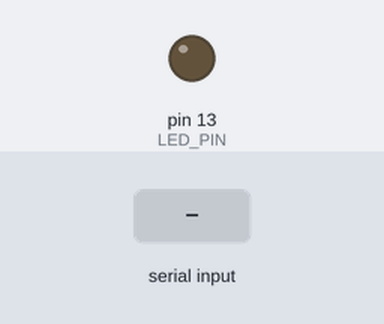
Simulated run of this sketch. Board: Arduino Uno, built with avr-gcc and run on an emulated ATmega328P. On the bench: output pins drawn as LEDs (lit = HIGH). The inputs (shaded band) are chosen by the test bench.

Above: at 1.2 s.
1.3 s: "90,45\n" received over Serial
At 2.1 s:
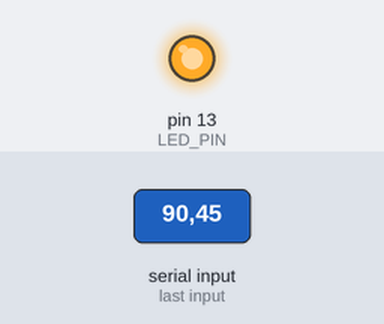
2.8 s: "0\n" received over Serial
At 3.2 s:
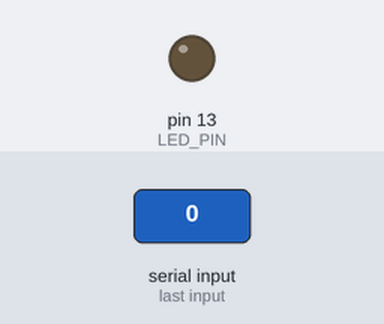
4.3 s: "30,150\n" received over Serial
At 5.6 s:
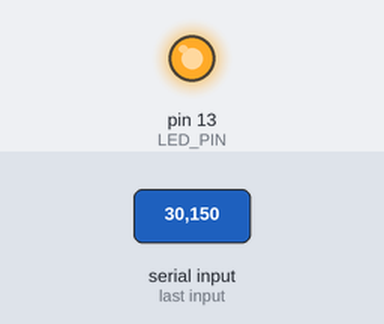
Timing chart, 0 to 7.3 s (numbered marks = the images above; inputs shaded):
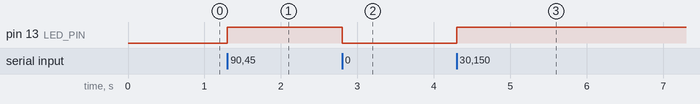

The sketch:

simple_serial_reciver.ino
```cpp
#define LED_PIN 13

void setup() {
  // إعداد دبوس الـ LED كمخرج
  pinMode(LED_PIN, OUTPUT);
  // التأكد من إطفاء الـ LED في البداية
  digitalWrite(LED_PIN, LOW);

  // بدء التواصل التسلسلي بسرعة 115200
  Serial.begin(115200);
  // تحديد وقت انتظار قراءة البيانات بـ 1 مللي ثانية
  Serial.setTimeout(1);
}

void loop() {
  // التحقق من وجود بيانات واردة عبر المنفذ التسلسلي
  if (Serial.available()) {
    // قراءة النص الوارد وتحويله إلى رقم صحيح
    int x = Serial.readString().toInt();

    if (x == 0) {
      digitalWrite(LED_PIN, LOW);  // إطفاء الـ LED إذا كانت القيمة 0
    }
    else {
      digitalWrite(LED_PIN, HIGH); // تشغيل الـ LED لأي قيمة أخرى
    }
  }

  // تأخير بسيط جداً (ملاحظة: دالة delay تأخذ أرقاماً صحيحة بالمللي ثانية)
  delay(1);
}
```

Measured:
- after the input at 1.3 s, pin 13 (LED_PIN): LOW → HIGH at once
- after the input at 2.8 s, pin 13 (LED_PIN): HIGH → LOW at once
- after the input at 4.3 s, pin 13 (LED_PIN): LOW → HIGH at once
